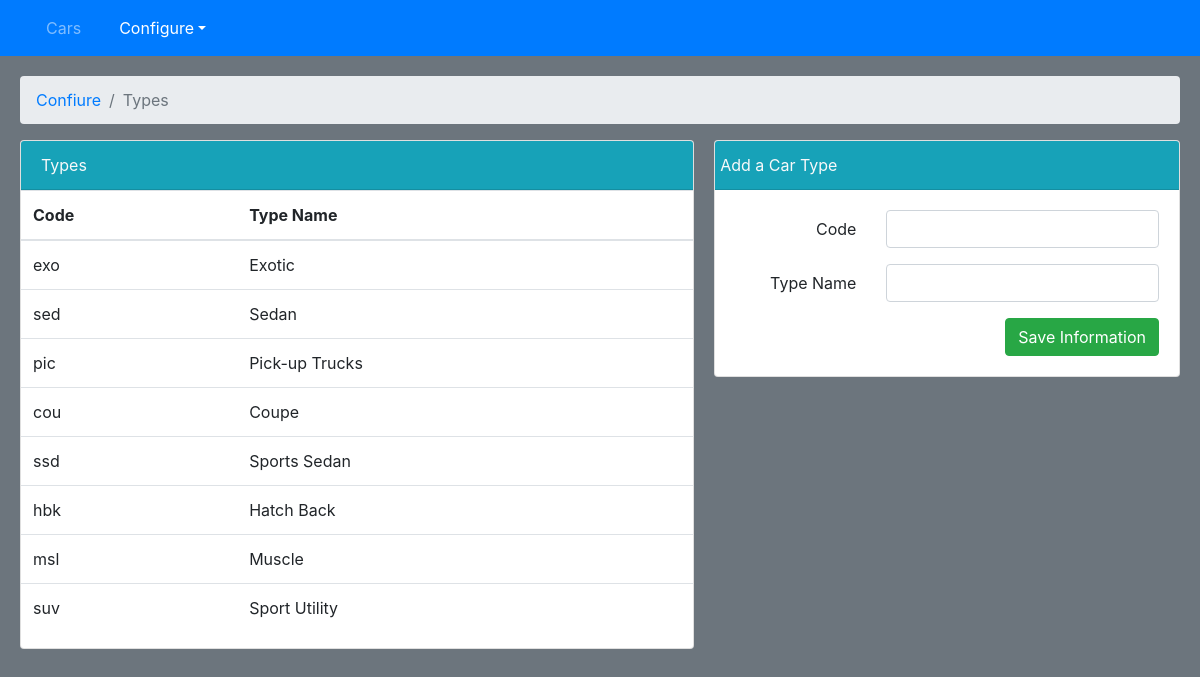
The app's page /types with its own data.
### Models/models.py (models this page shows, shortened)
class CarType(models.Model):
	type_abbv = models.CharField(max_length=10)
	type_description = models.CharField(max_length=50)

### Interface/views.py (the view)
# urls.py: path('types', views.types, name="types"),
def types(request):
	car_types = CarType.objects.all()
	return render(request, 'type.html', {'types':car_types})

### Interface/templates/type.html (shortened to what this page needs)
<!DOCTYPE html>
<html>
<head>
	<link rel="stylesheet" href="https://stackpath.bootstrapcdn.com/bootstrap/4.4.1/css/bootstrap.min.css">
</head>
<body class="bg-secondary">
	<nav class="navbar navbar-expand-lg navbar-dark bg-primary">
  <div class="collapse navbar-collapse" id="navbarNavDropdown">
    <ul class="navbar-nav">
      <li class="nav-item ">
        <a class="nav-link" href="/" style="padding-right: 30px; padding-left: 30px">Cars <span class="sr-only">(current)</span></a>
      </li>
      <li class="nav-item dropdown active">
	    <a class="nav-link dropdown-toggle" data-toggle="dropdown" href="#" role="button" aria-haspopup="true" aria-expanded="false">Configure</a>
	  </li>
    </ul>
  </div>
</nav>
<div style="padding:20px; padding-bottom: 0px;">
	<nav aria-label="breadcrumb">
	  <ol class="breadcrumb">
	    <li class="breadcrumb-item"><a href="#">Confiure</a></li>
	    <li class="breadcrumb-item active" aria-current="page">Types</li>
	  </ol>
	</nav>
</div>
	<div style="padding:20px; padding-top: 0px;">
		<div class="row" style="padding-bottom:20px;">
		  <div class="col-sm-7 align-baseline" style="padding-right: 5px;">
			<div class="card">
			  <div class="card-header bg-info text-light">
			    Types
			  </div>
			  <div class="card-body table-responsive p-0">
                <table class="table table-hover">
                  <thead>
                    <tr>
                      <th>Code</th>
                      <th>Type Name</th>
                    </tr>
                  </thead>
                  <tbody>
                    {% for type_line in types %}
                    <tr>
                      <td>{{type_line.type_abbv}}</td>
                      <td>{{type_line.type_description}}</td>
                    </tr>
                    {% endfor %}
                  </tbody>
                </table>
              </div>
			</div>
		</div>
		<div class="col-sm-5 align-text-bottom">
			<div class="card ">
			  <div class="card-header bg-info text-light"  style="padding-left: 5px;"v>
			    Add a Car Type
			  </div>
				  <div class="card-body">
            <form id="addForm" action="add/type" method="POST">{% csrf_token %}
					   <div class="form-group row">
					    <label for="type_code" class="col-sm-4 col-form-label text-right">Code</label>
					    <div class="col-sm-8">
					      <input type="text" class="form-control" id="type_code" name="type_code">
					    </div>
					  </div>
					  <div class="form-group row">
					    <label for="type_name" class="col-sm-4 col-form-label text-right">Type Name</label>
					    <div class="col-sm-8">
					      <input type="text" class="form-control" id="type_name" name="type_name">
					    </div>
					  </div>
					  <div class="form-group text-right">
					     <button type="submit" class="btn btn-success float-lg-right">Save Information</button>
					  </div>
				  </div>
			  </div>
			  </div>
			</div>
	</div>
</body>
</html>

### records on screen
CarType: type_abbv "exo", type_description "Exotic"
CarType: type_abbv "sed", type_description "Sedan"
CarType: type_abbv "pic", type_description "Pick-up Trucks"
CarType: type_abbv "cou", type_description "Coupe"
CarType: type_abbv "ssd", type_description "Sports Sedan"
CarType: type_abbv "hbk", type_description "Hatch Back"
CarType: type_abbv "msl", type_description "Muscle"
CarType: type_abbv "suv", type_description "Sport Utility"
